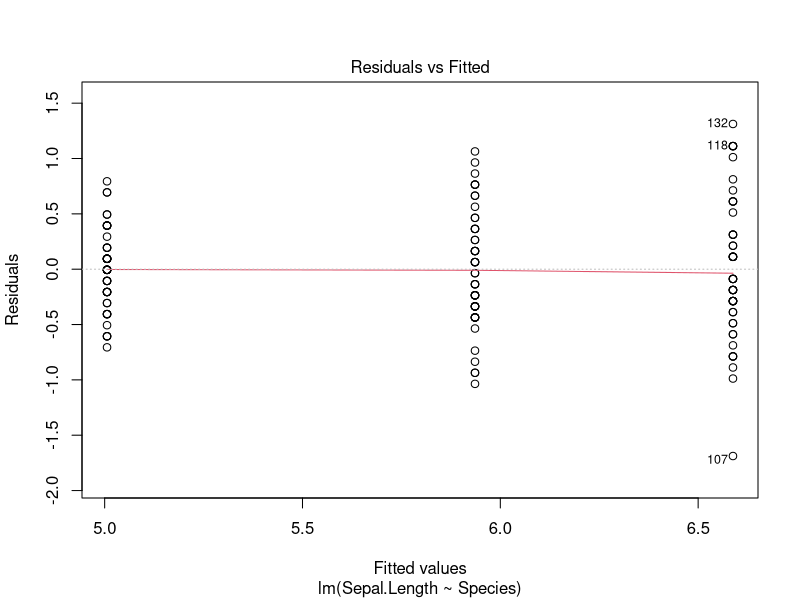
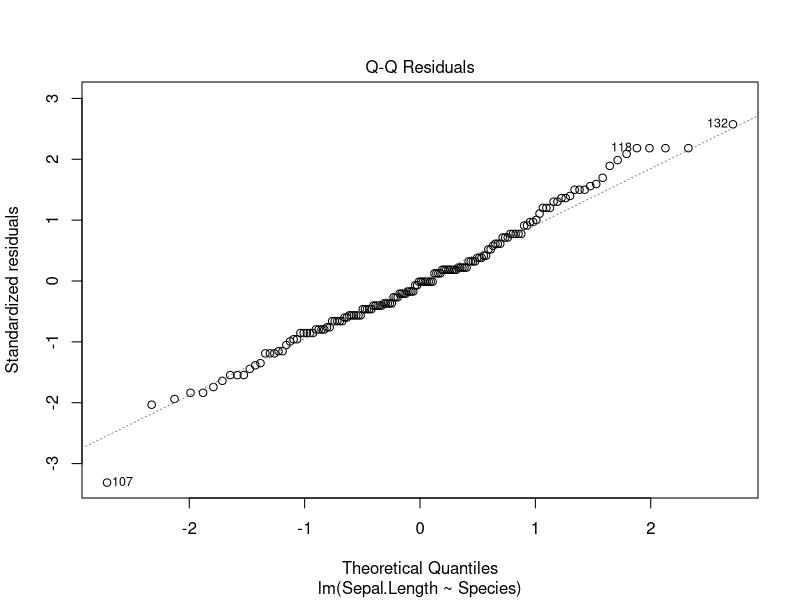
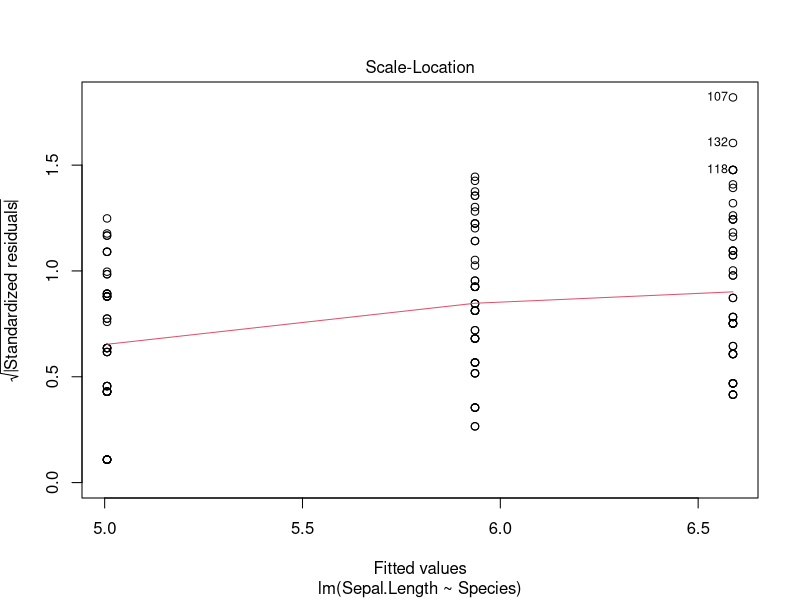
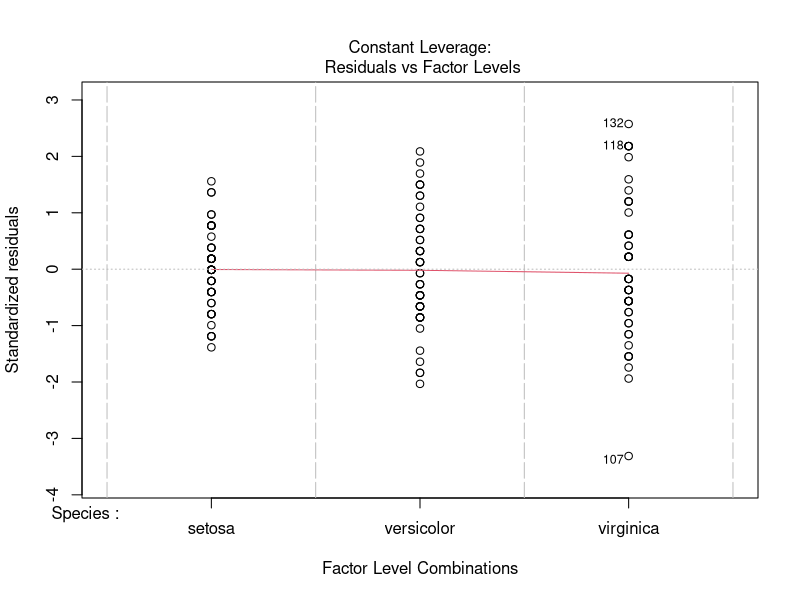

Reproduce these figures in R, in order. (Note: this script raises an error after producing the figures.)
library(tidyverse)

lm1 <- lm(mpg ~ hp , mtcars)
lm2 <- lm(mpg ~ hp + gear, mtcars)

summary(lm1)
summary(lm2)

anova(lm1, lm2)


# Residual vs fitted: residual vs predicted
# Normal Q-Q: distribution of errors, straight line if normally distributed
# Scale-Location: Ideally be randomly scattered
# Cook's distance: Indicates influence of each point on the model


lm3 <- lm(Sepal.Length ~ Species, iris)


plot(lm3)


sample1 <- sample_n(mtcars, 20)
sample2 <- sample_n(mtcars, 20)

var.test(sample1, sample2)
